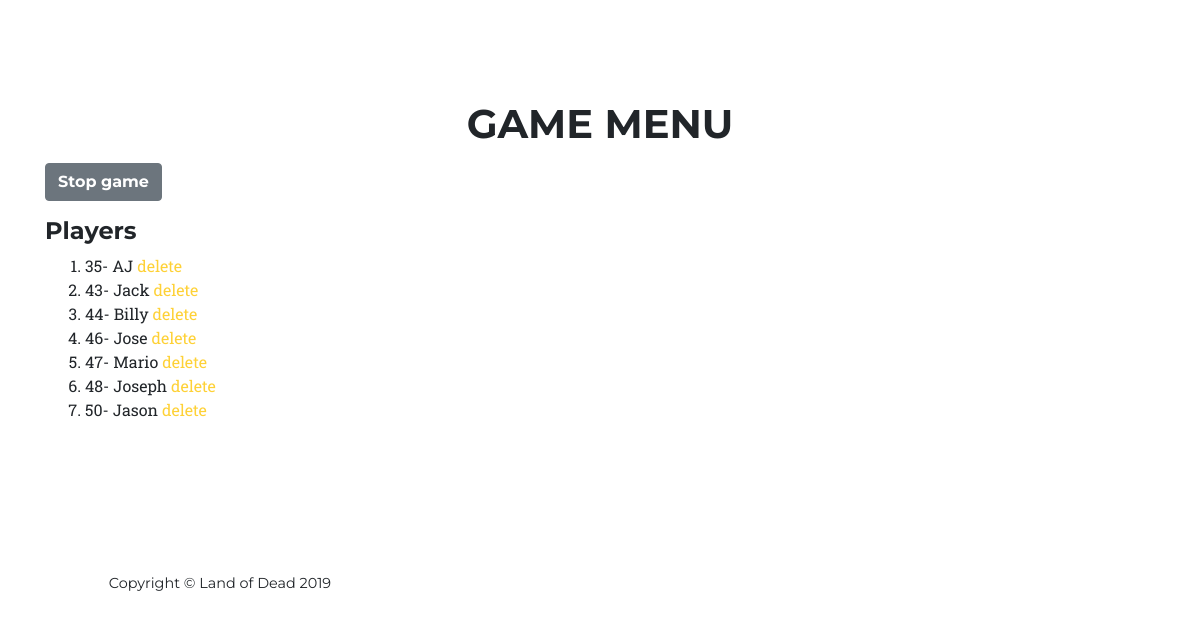
The app's page /game_menu, older data.
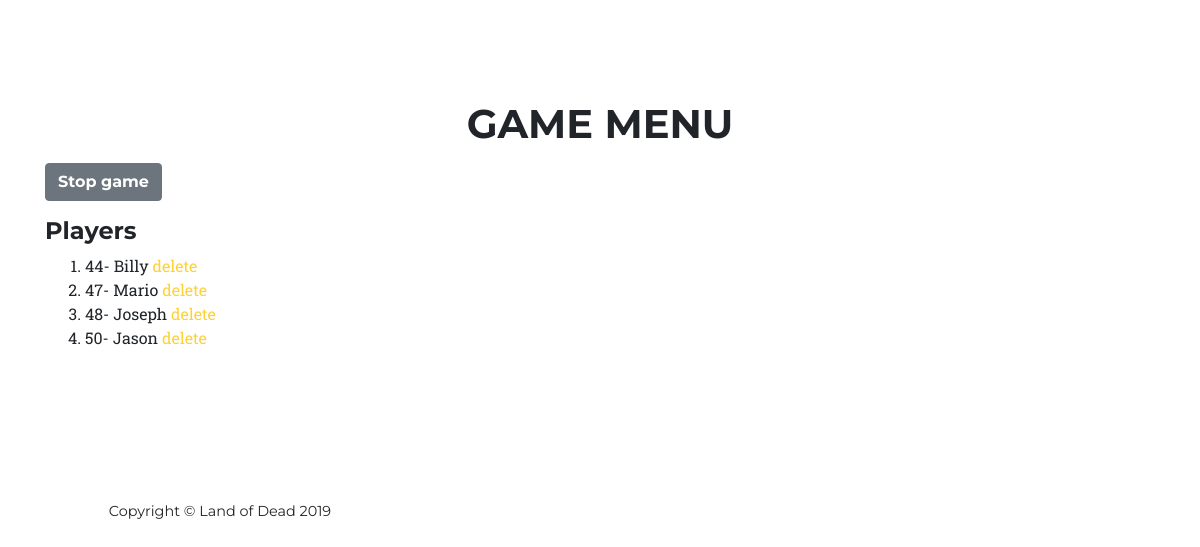
The same page, newer data.
### game/models.py (models this page shows, shortened)
class Player(models.Model):
    name = models.CharField(max_length=100)
    nickname = models.CharField(max_length=100)
    role = models.CharField(max_length=100)
    partner = models.ForeignKey("self", blank=True, null=True, on_delete=models.CASCADE)

### game/views.py (the view)
# urls.py: path('game_menu', views.game_menu, name='game_menu'),
def game_menu(request):
    players = Player.objects.all()
    game_is_started = False
    if len(players) > 0 and players[0].role != "":
        game_is_started = True
    return render(request, 'game_menu.html', {'players': players, 'game_is_started': game_is_started})

### game/templates/game_menu.html (shortened to what this page needs)
{% extends "base.html" %}
{% load static %}
{% block body %}
  <section class="page-section" id="services">
    <div class="container">
      <div class="row">
        <div class="col-lg-12 text-center">
          <h2 class="section-heading text-uppercase">Game menu</h2>
        </div>
      </div>
    </div>
    <div class="container">
      <div class="row">
        <div class="col-lg-12">
          {% if game_is_started %}
            <p><a href="/stop_game"><button type="button" class="btn btn-secondary">Stop game</button></a></p>
          {% elif game_is_started == False %}
            <p><a href="/start_game"><button type="button" class="btn btn-secondary">Start game</button></a></p>
          {% endif %}
          <h4>Players</h4>
          <ol>
            {% for player in players %}
              <li>{{ player.id }}- {{ player.name }} <a href="/delete?pid={{ player.id }}">delete</a></li>
            {% endfor %}
          </ol>
        </div>
      </div>
    </div>
  </section>
{% endblock %}

Row changes from the older to the newer data that the page shows:
removed Player: id "35", name "AJ"
removed Player: id "43", name "Jack"
removed Player: id "46", name "Jose"
